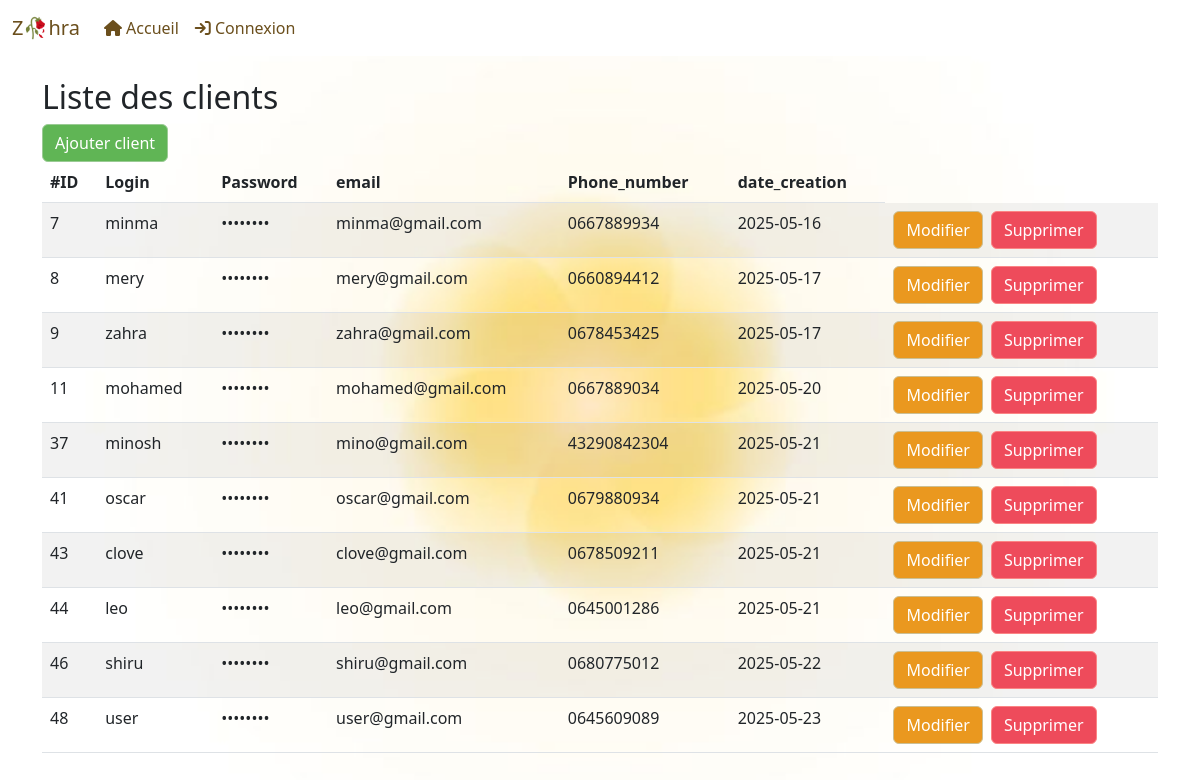
/clients.php, run on the app's committed database.
### tables this page shows
CREATE TABLE `utilisateur` (
  `id` int(11) NOT NULL,
  `login` varchar(100) NOT NULL,
  `password` varchar(150) NOT NULL,
  `email` varchar(255) NOT NULL,
  `phone` varchar(11) NOT NULL,
  `date_creation` date NOT NULL
);

### clients.php (the view, shortened to what this page needs)
<!doctype html>
<html lang="en">
<head>
    <?php include 'include/head.php' ?>
</head>
<body>
<?php include 'include/nav_admin.php' ?>
<div class="container py-2">
    <h2>Liste des clients</h2>
    <a href="ajouter_client.php" class="btn btn-add">Ajouter client</a>
    <table class="table table-striped table-hover">
        <thead>
            <tr>
                <th>#ID</th>
                <th>Login</th>
                <th>Password</th>
                <th>email</th>
                <th>Phone_number</th>
                <th>date_creation</th>
            </tr>
        </thead>
        <tbody>
        <?php
        require_once 'include/database.php';
        $utilisateurs = $pdo->query('SELECT * FROM utilisateur')->fetchAll(PDO::FETCH_ASSOC);
        foreach ($utilisateurs as $utilisateur){
            ?>
            <tr>
                <td><?php echo $utilisateur['id'] ?></td>
                <td><?php echo $utilisateur['login'] ?></td>
                <td>••••••••</td>
                <td><?php echo $utilisateur['email'] ?></td>
                <td><?php echo $utilisateur['phone'] ?></td>
                <td><?php echo $utilisateur['date_creation'] ?></td>
                <td>
                    <div class="d-flex gap-2">
                    <a href="modifier_client.php?id=<?php echo $utilisateur['id'] ?>" class="btn  btn-mod">Modifier</a>
                    <a href="supprimer_client.php?id=<?php echo $utilisateur['id'] ?>" onclick="return confirm('Voulez vous vraiment supprimer le client <?php echo $utilisateur['login'] ?>');" class="btn  btn-delet">Supprimer</a>
                    </div>
                </td>
            </tr>
            <?php
        }
        ?>
        </tbody>
    </table>
</div>
</body>
</html>

### include/nav_admin.php (style rules this page uses)
body { padding-top: 70px; background-image: url('images/yelo.jpg'); background-size: cover; background-position: center; background-repeat: no-repeat; background-attachment: fixed; background-color:rgba(251, 232, 246, 0.8); }
.btn-add { background-color: rgb(96, 181, 85); color: #fff; border-color: #9acb94; }
.btn-mod { background-color: rgb(234, 152, 31); color: #fff; border-color:rgb(203, 191, 148); }
.btn-delet { background-color: rgb(238, 75, 91); color: #fff; border-color: rgb(251, 132, 132); }

### data on the page
utilisateur: id "7", login "minma", email "minma@gmail.com", phone "0667889934", date_creation "2025-05-16"
utilisateur: id "8", login "mery", email "mery@gmail.com", phone "0660894412", date_creation "2025-05-17"
utilisateur: id "9", login "zahra", email "zahra@gmail.com", phone "0678453425", date_creation "2025-05-17"
utilisateur: id "11", login "mohamed", email "mohamed@gmail.com", phone "0667889034", date_creation "2025-05-20"
utilisateur: id "37", login "minosh", email "mino@gmail.com", phone "43290842304", date_creation "2025-05-21"
utilisateur: id "41", login "oscar", email "oscar@gmail.com", phone "0679880934", date_creation "2025-05-21"
utilisateur: id "43", login "clove", email "clove@gmail.com", phone "0678509211", date_creation "2025-05-21"
utilisateur: id "44", login "leo", email "leo@gmail.com", phone "0645001286", date_creation "2025-05-21"
utilisateur: id "46", login "shiru", email "shiru@gmail.com", phone "0680775012", date_creation "2025-05-22"
utilisateur: id "48", login "user", email "user@gmail.com", phone "0645609089", date_creation "2025-05-23"
